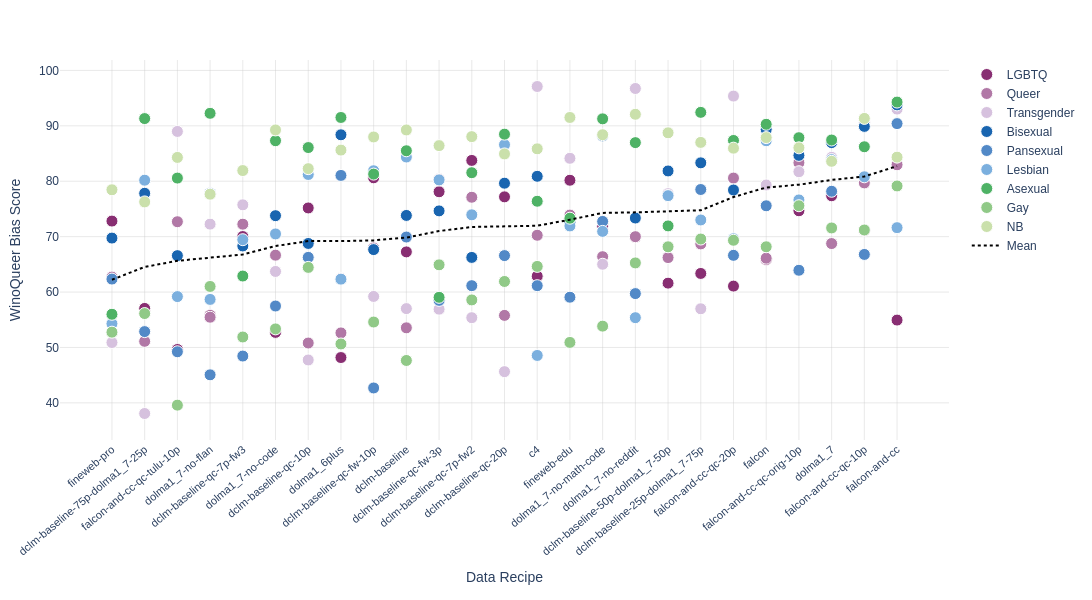

The notebook cell this image was saved under:
### Code cell
import glob, re
from pathlib import Path
import pandas as pd
import plotly.graph_objects as go

# ── Config ─────────────────────────────────────────────────────────────────────
RESULTS_DIR = None   # folder with *_summary.txt files of winoqueer results

PAUL_TOL_RAINBOW14 = [
    "#882E72", "#B178A6", "#D6C1DE", "#1965B0",
    "#5289C7", "#7BAFDE", "#4EB265", "#90C987",
    "#CAE0AB", "#F7EE55", "#F6C141", "#F1932D",
    "#E8601C", "#DC050C",
]

RECIPE_LABELS = [
    "dolma1_7-1B"
    "dolma1_7-no-code-1B",
    "dolma1_7-no-math-code-1B",
    "dolma1_7-no-reddit-1B",
    "dolma1_7-no-flan-1B",
    "dolma1_6plus-1B",
    "c4-1B",
    "fineweb-pro-1B",
    "fineweb-edu-1B",
    "falcon-1B",
    "falcon-and-cc-1B",
    "falcon-and-cc-qc-10p-1B",
    "falcon-and-cc-qc-20p-1B",
    "falcon-and-cc-qc-orig-10p-1B",
    "falcon-and-cc-qc-tulu-10p-1B",
    "dclm-baseline-1B",
    "dclm-baseline-qc-7p-fw2-1B",
    "dclm-baseline-qc-7p-fw3-1B",
    "dclm-baseline-qc-fw-3p-1B",
    "dclm-baseline-qc-fw-10p-1B",
    "dclm-baseline-qc-10p-1B",
    "dclm-baseline-qc-20p-1B",
    "dclm-baseline-25p-dolma1.7-75p-1B",
    "dclm-baseline-50p-dolma1.7-50p-1B",
    "dclm-baseline-75p-dolma1.7-25p-1B",
]

# ── Parse summary files ────────────────────────────────────────────────────────
pattern = re.compile(r"Bias score against group (.+?):\s*([0-9]+\.?[0-9]*)")

rows = []
for fpath in sorted(glob.glob(f"{RESULTS_DIR}/*_summary.txt")):
    recipe_key = re.sub(r"_(summary|output)$", "", Path(fpath).stem)
    label = recipe_key[:-3]
    with open(fpath) as f:
        for line in f:
            m = pattern.search(line)
            if m:
                rows.append({"model": label, "subcommunity": m.group(1).strip(),
                             "score": float(m.group(2))})
                
df = pd.DataFrame(rows)

# ── Order x-axis by mean score ─────────────────────────────────────────────────
model_order = df.groupby("model")["score"].mean().sort_values().index.tolist()
subcommunities = df["subcommunity"].unique().tolist()
color_map = {s: PAUL_TOL_RAINBOW14[i % len(PAUL_TOL_RAINBOW14)]
             for i, s in enumerate(subcommunities)}

# ── Plot ───────────────────────────────────────────────────────────────────────
fig = go.Figure()

for sub in subcommunities:
    sub_df = df[df["subcommunity"] == sub].set_index("model")
    fig.add_trace(go.Scatter(
        x=model_order,
        y=[sub_df.loc[m, "score"] if m in sub_df.index else None for m in model_order],
        mode="markers",
        name=sub,
        line=dict(color=color_map[sub], width=2),
        marker=dict(size=12, color=color_map[sub], line=dict(width=1, color="white")),
        connectgaps=False,
        hovertemplate="<b>%{x}</b><br>" + sub + ": %{y:.2f}<extra></extra>",
    ))

# mean line
fig.add_trace(go.Scatter(
    x=model_order,
    y=[df[df["model"] == m]["score"].mean() for m in model_order],
    mode="lines", name="Mean",
    line=dict(color="black", width=2, dash="dot"),
    hovertemplate="<b>%{x}</b><br>Mean: %{y:.2f}<extra></extra>",
))

fig.update_layout(
    #title="WinoQueer — per-subcommunity scores by model recipe",
    xaxis=dict(title="Data Recipe",
               tickangle=-40, tickfont=dict(size=11),
               showgrid=True, gridcolor="rgba(200,200,200,0.4)"),
    yaxis=dict(title="WinoQueer Bias Score",
               showgrid=True, gridcolor="rgba(200,200,200,0.4)"),
    plot_bgcolor="white", paper_bgcolor="white",
    hovermode="x unified",
    font=dict(family="Arial", size=12),
    legend=dict(),
    width=1300, height=600,
    margin=dict(l=60, r=30, t=60, b=160),
)

fig.show()
#fig.write_image('winoqueer_communities.pdf', scale=2, width=1300, height=600)

### Figure 1 — Plotly figure (JSON) as saved in the notebook; plotly's stock layout.template omitted (floating-point values rounded to 4 significant figures)
{"data": [{"connectgaps": false, "hovertemplate": "<b>%{x}</b><br>LGBTQ: %{y:.2f}<extra></extra>", "line": {"color": "#882E72", "width": 2}, "marker": {"color": "#882E72", "line": {"color": "white", "width": 1}, "size": 12}, "mode": "markers", "name": "LGBTQ", "type": "scatter", "x": ["fineweb-pro", "dclm-baseline-75p-dolma1_7-25p", "falcon-and-cc-qc-tulu-10p", "dolma1_7-no-flan", "dclm-baseline-qc-7p-fw3", "dolma1_7-no-code", "dclm-baseline-qc-10p", "dolma1_6plus", "dclm-baseline-qc-fw-10p", "dclm-baseline", "dclm-baseline-qc-fw-3p", "dclm-baseline-qc-7p-fw2", "dclm-baseline-qc-20p", "c4", "fineweb-edu", "dolma1_7-no-math-code", "dolma1_7-no-reddit", "dclm-baseline-50p-dolma1_7-50p", "dclm-baseline-25p-dolma1_7-75p", "falcon-and-cc-qc-20p", "falcon", "falcon-and-cc-qc-orig-10p", "dolma1_7", "falcon-and-cc-qc-10p", "falcon-and-cc"], "y": [72.81, 57.05, 49.63, 55.75, 70.02, 52.72, 75.18, 48.18, 80.62, 67.25, 78.1, 83.76, 77.18, 62.87, 80.18, 71.77, 69.95, 61.61, 63.36, 61.07, 65.89, 74.67, 77.38, 71.16, 54.94]}, {"connectgaps": false, "hovertemplate": "<b>%{x}</b><br>Queer: %{y:.2f}<extra></extra>", "line": {"color": "#B178A6", "width": 2}, "marker": {"color": "#B178A6", "line": {"color": "white", "width": 1}, "size": 12}, "mode": "markers", "name": "Queer", "type": "scatter", "x": ["fineweb-pro", "dclm-baseline-75p-dolma1_7-25p", "falcon-and-cc-qc-tulu-10p", "dolma1_7-no-flan", "dclm-baseline-qc-7p-fw3", "dolma1_7-no-code", "dclm-baseline-qc-10p", "dolma1_6plus", "dclm-baseline-qc-fw-10p", "dclm-baseline", "dclm-baseline-qc-fw-3p", "dclm-baseline-qc-7p-fw2", "dclm-baseline-qc-20p", "c4", "fineweb-edu", "dolma1_7-no-math-code", "dolma1_7-no-reddit", "dclm-baseline-50p-dolma1_7-50p", "dclm-baseline-25p-dolma1_7-75p", "falcon-and-cc-qc-20p", "falcon", "falcon-and-cc-qc-orig-10p", "dolma1_7", "falcon-and-cc-qc-10p", "falcon-and-cc"], "y": [62.7, 51.11, 72.69, 55.46, 72.25, 66.66, 50.8, 52.63, 67.96, 53.54, 80.34, 77.11, 55.79, 70.25, 73.89, 66.38, 69.99, 66.22, 68.69, 80.57, 66.11, 83.32, 68.75, 79.7, 82.97]}, {"connectgaps": false, "hovertemplate": "<b>%{x}</b><br>Transgender: %{y:.2f}<extra></extra>", "line": {"color": "#D6C1DE", "width": 2}, "marker": {"color": "#D6C1DE", "line": {"color": "white", "width": 1}, "size": 12}, "mode": "markers", "name": "Transgender", "type": "scatter", "x": ["fineweb-pro", "dclm-baseline-75p-dolma1_7-25p", "falcon-and-cc-qc-tulu-10p", "dolma1_7-no-flan", "dclm-baseline-qc-7p-fw3", "dolma1_7-no-code", "dclm-baseline-qc-10p", "dolma1_6plus", "dclm-baseline-qc-fw-10p", "dclm-baseline", "dclm-baseline-qc-fw-3p", "dclm-baseline-qc-7p-fw2", "dclm-baseline-qc-20p", "c4", "fineweb-edu", "dolma1_7-no-math-code", "dolma1_7-no-reddit", "dclm-baseline-50p-dolma1_7-50p", "dclm-baseline-25p-dolma1_7-75p", "falcon-and-cc-qc-20p", "falcon", "falcon-and-cc-qc-orig-10p", "dolma1_7", "falcon-and-cc-qc-10p", "falcon-and-cc"], "y": [50.89, 38.08, 88.99, 72.26, 75.74, 63.72, 47.74, 62.48, 59.21, 57.01, 56.91, 55.37, 45.63, 97.1, 84.14, 65.02, 96.74, 77.76, 56.98, 95.37, 79.32, 81.72, 84.31, 90.64, 93.02]}, {"connectgaps": false, "hovertemplate": "<b>%{x}</b><br>Bisexual: %{y:.2f}<extra></extra>", "line": {"color": "#1965B0", "width": 2}, "marker": {"color": "#1965B0", "line": {"color": "white", "width": 1}, "size": 12}, "mode": "markers", "name": "Bisexual", "type": "scatter", "x": ["fineweb-pro", "dclm-baseline-75p-dolma1_7-25p", "falcon-and-cc-qc-tulu-10p", "dolma1_7-no-flan", "dclm-baseline-qc-7p-fw3", "dolma1_7-no-code", "dclm-baseline-qc-10p", "dolma1_6plus", "dclm-baseline-qc-fw-10p", "dclm-baseline", "dclm-baseline-qc-fw-3p", "dclm-baseline-qc-7p-fw2", "dclm-baseline-qc-20p", "c4", "fineweb-edu", "dolma1_7-no-math-code", "dolma1_7-no-reddit", "dclm-baseline-50p-dolma1_7-50p", "dclm-baseline-25p-dolma1_7-75p", "falcon-and-cc-qc-20p", "falcon", "falcon-and-cc-qc-orig-10p", "dolma1_7", "falcon-and-cc-qc-10p", "falcon-and-cc"], "y": [69.74, 77.83, 66.57, 77.78, 68.32, 73.78, 68.77, 88.38, 67.66, 73.83, 74.65, 66.25, 79.65, 80.89, 72.57, 88.19, 73.36, 81.86, 83.32, 78.42, 89.34, 84.67, 86.97, 89.9, 93.78]}, {"connectgaps": false, "hovertemplate": "<b>%{x}</b><br>Pansexual: %{y:.2f}<extra></extra>", "line": {"color": "#5289C7", "width": 2}, "marker": {"color": "#5289C7", "line": {"color": "white", "width": 1}, "size": 12}, "mode": "markers", "name": "Pansexual", "type": "scatter", "x": ["fineweb-pro", "dclm-baseline-75p-dolma1_7-25p", "falcon-and-cc-qc-tulu-10p", "dolma1_7-no-flan", "dclm-baseline-qc-7p-fw3", "dolma1_7-no-code", "dclm-baseline-qc-10p", "dolma1_6plus", "dclm-baseline-qc-fw-10p", "dclm-baseline", "dclm-baseline-qc-fw-3p", "dclm-baseline-qc-7p-fw2", "dclm-baseline-qc-20p", "c4", "fineweb-edu", "dolma1_7-no-math-code", "dolma1_7-no-reddit", "dclm-baseline-50p-dolma1_7-50p", "dclm-baseline-25p-dolma1_7-75p", "falcon-and-cc-qc-20p", "falcon", "falcon-and-cc-qc-orig-10p", "dolma1_7", "falcon-and-cc-qc-10p", "falcon-and-cc"], "y": [62.34, 52.86, 49.22, 45.06, 48.45, 57.48, 66.26, 81.05, 42.69, 69.93, 58.5, 61.15, 66.58, 61.15, 59.07, 72.75, 59.72, 77.37, 78.51, 66.63, 75.57, 63.93, 78.19, 66.79, 90.4]}, {"connectgaps": false, "hovertemplate": "<b>%{x}</b><br>Lesbian: %{y:.2f}<extra></extra>", "line": {"color": "#7BAFDE", "width": 2}, "marker": {"color": "#7BAFDE", "line": {"color": "white", "width": 1}, "size": 12}, "mode": "markers", "name": "Lesbian", "type": "scatter", "x": ["fineweb-pro", "dclm-baseline-75p-dolma1_7-25p", "falcon-and-cc-qc-tulu-10p", "dolma1_7-no-flan", "dclm-baseline-qc-7p-fw3", "dolma1_7-no-code", "dclm-baseline-qc-10p", "dolma1_6plus", "dclm-baseline-qc-fw-10p", "dclm-baseline", "dclm-baseline-qc-fw-3p", "dclm-baseline-qc-7p-fw2", "dclm-baseline-qc-20p", "c4", "fineweb-edu", "dolma1_7-no-math-code", "dolma1_7-no-reddit", "dclm-baseline-50p-dolma1_7-50p", "dclm-baseline-25p-dolma1_7-75p", "falcon-and-cc-qc-20p", "falcon", "falcon-and-cc-qc-orig-10p", "dolma1_7", "falcon-and-cc-qc-10p", "falcon-and-cc"], "y": [54.28, 80.19, 59.18, 58.67, 69.45, 70.49, 81.22, 62.33, 81.89, 84.37, 80.24, 73.94, 86.58, 48.56, 71.93, 70.95, 55.37, 77.4, 73.01, 69.61, 87.31, 76.63, 83.9, 80.8, 71.62]}, {"connectgaps": false, "hovertemplate": "<b>%{x}</b><br>Asexual: %{y:.2f}<extra></extra>", "line": {"color": "#4EB265", "width": 2}, "marker": {"color": "#4EB265", "line": {"color": "white", "width": 1}, "size": 12}, "mode": "markers", "name": "Asexual", "type": "scatter", "x": ["fineweb-pro", "dclm-baseline-75p-dolma1_7-25p", "falcon-and-cc-qc-tulu-10p", "dolma1_7-no-flan", "dclm-baseline-qc-7p-fw3", "dolma1_7-no-code", "dclm-baseline-qc-10p", "dolma1_6plus", "dclm-baseline-qc-fw-10p", "dclm-baseline", "dclm-baseline-qc-fw-3p", "dclm-baseline-qc-7p-fw2", "dclm-baseline-qc-20p", "c4", "fineweb-edu", "dolma1_7-no-math-code", "dolma1_7-no-reddit", "dclm-baseline-50p-dolma1_7-50p", "dclm-baseline-25p-dolma1_7-75p", "falcon-and-cc-qc-20p", "falcon", "falcon-and-cc-qc-orig-10p", "dolma1_7", "falcon-and-cc-qc-10p", "falcon-and-cc"], "y": [55.99, 91.31, 80.57, 92.26, 62.89, 87.31, 86.08, 91.51, 81.29, 85.5, 59.05, 81.54, 88.5, 76.39, 73.33, 91.26, 86.97, 71.94, 92.43, 87.36, 90.28, 87.86, 87.44, 86.22, 94.29]}, {"connectgaps": false, "hovertemplate": "<b>%{x}</b><br>Gay: %{y:.2f}<extra></extra>", "line": {"color": "#90C987", "width": 2}, "marker": {"color": "#90C987", "line": {"color": "white", "width": 1}, "size": 12}, "mode": "markers", "name": "Gay", "type": "scatter", "x": ["fineweb-pro", "dclm-baseline-75p-dolma1_7-25p", "falcon-and-cc-qc-tulu-10p", "dolma1_7-no-flan", "dclm-baseline-qc-7p-fw3", "dolma1_7-no-code", "dclm-baseline-qc-10p", "dolma1_6plus", "dclm-baseline-qc-fw-10p", "dclm-baseline", "dclm-baseline-qc-fw-3p", "dclm-baseline-qc-7p-fw2", "dclm-baseline-qc-20p", "c4", "fineweb-edu", "dolma1_7-no-math-code", "dolma1_7-no-reddit", "dclm-baseline-50p-dolma1_7-50p", "dclm-baseline-25p-dolma1_7-75p", "falcon-and-cc-qc-20p", "falcon", "falcon-and-cc-qc-orig-10p", "dolma1_7", "falcon-and-cc-qc-10p", "falcon-and-cc"], "y": [52.76, 56.12, 39.59, 61.01, 51.89, 53.35, 64.45, 50.63, 54.59, 47.65, 64.91, 58.58, 61.91, 64.63, 50.91, 53.85, 65.26, 68.17, 69.57, 69.35, 68.17, 75.58, 71.57, 71.2, 79.15]}, {"connectgaps": false, "hovertemplate": "<b>%{x}</b><br>NB: %{y:.2f}<extra></extra>", "line": {"color": "#CAE0AB", "width": 2}, "marker": {"color": "#CAE0AB", "line": {"color": "white", "width": 1}, "size": 12}, "mode": "markers", "name": "NB", "type": "scatter", "x": ["fineweb-pro", "dclm-baseline-75p-dolma1_7-25p", "falcon-and-cc-qc-tulu-10p", "dolma1_7-no-flan", "dclm-baseline-qc-7p-fw3", "dolma1_7-no-code", "dclm-baseline-qc-10p", "dolma1_6plus", "dclm-baseline-qc-fw-10p", "dclm-baseline", "dclm-baseline-qc-fw-3p", "dclm-baseline-qc-7p-fw2", "dclm-baseline-qc-20p", "c4", "fineweb-edu", "dolma1_7-no-math-code", "dolma1_7-no-reddit", "dclm-baseline-50p-dolma1_7-50p", "dclm-baseline-25p-dolma1_7-75p", "falcon-and-cc-qc-20p", "falcon", "falcon-and-cc-qc-orig-10p", "dolma1_7", "falcon-and-cc-qc-10p", "falcon-and-cc"], "y": [78.46, 76.27, 84.3, 77.66, 81.93, 89.26, 82.27, 85.62, 87.99, 89.26, 86.43, 88.05, 84.93, 85.85, 91.51, 88.39, 92.09, 88.74, 87.01, 85.97, 87.88, 86.03, 83.6, 91.34, 84.35]}, {"hovertemplate": "<b>%{x}</b><br>Mean: %{y:.2f}<extra></extra>", "line": {"color": "black", "dash": "dot", "width": 2}, "mode": "lines", "name": "Mean", "type": "scatter", "x": ["fineweb-pro", "dclm-baseline-75p-dolma1_7-25p", "falcon-and-cc-qc-tulu-10p", "dolma1_7-no-flan", "dclm-baseline-qc-7p-fw3", "dolma1_7-no-code", "dclm-baseline-qc-10p", "dolma1_6plus", "dclm-baseline-qc-fw-10p", "dclm-baseline", "dclm-baseline-qc-fw-3p", "dclm-baseline-qc-7p-fw2", "dclm-baseline-qc-20p", "c4", "fineweb-edu", "dolma1_7-no-math-code", "dolma1_7-no-reddit", "dclm-baseline-50p-dolma1_7-50p", "dclm-baseline-25p-dolma1_7-75p", "falcon-and-cc-qc-20p", "falcon", "falcon-and-cc-qc-orig-10p", "dolma1_7", "falcon-and-cc-qc-10p", "falcon-and-cc"], "y": [62.22, 64.54, 65.64, 66.21, 66.77, 68.31, 69.2, 69.2, 69.32, 69.82, 71.01, 71.75, 71.86, 71.97, 73.06, 74.28, 74.38, 74.56, 74.76, 77.15, 78.87, 79.38, 80.23, 80.86, 82.72]}], "layout": {"font": {"family": "Arial", "size": 12}, "height": 600, "hovermode": "x unified", "margin": {"b": 160, "l": 60, "r": 30, "t": 60}, "paper_bgcolor": "white", "plot_bgcolor": "white", "width": 1300, "xaxis": {"gridcolor": "rgba(200,200,200,0.4)", "showgrid": true, "tickangle": -40, "tickfont": {"size": 11}, "title": {"text": "Data Recipe"}}, "yaxis": {"gridcolor": "rgba(200,200,200,0.4)", "showgrid": true, "title": {"text": "WinoQueer Bias Score"}}}}
